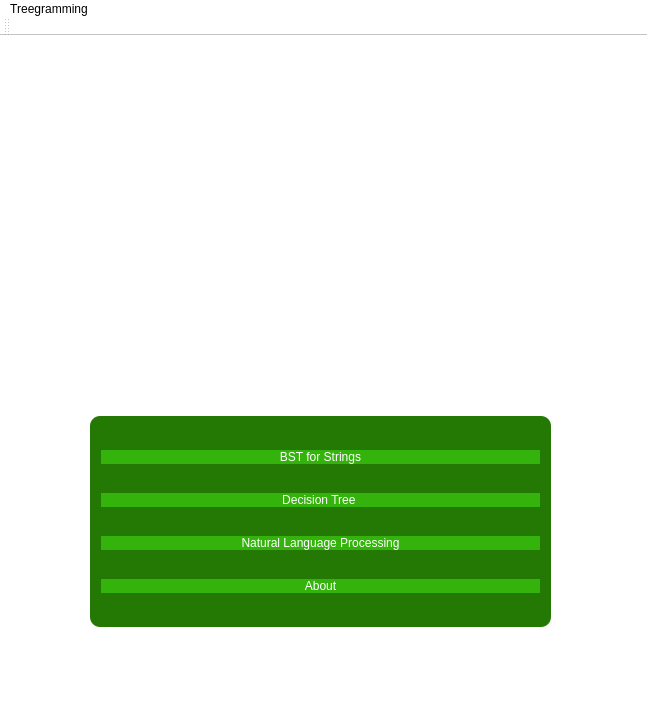
<?xml version="1.0" encoding="UTF-8"?>
<ui version="4.0">
 <class>MainWindow</class>
 <widget class="QMainWindow" name="MainWindow">
  <property name="geometry">
   <rect>
    <x>0</x>
    <y>0</y>
    <width>647</width>
    <height>715</height>
   </rect>
  </property>
  <property name="font">
   <font>
    <family>Gill Sans Ultra Bold</family>
    <pointsize>16</pointsize>
   </font>
  </property>
  <property name="windowTitle">
   <string>MainWindow</string>
  </property>
  <property name="autoFillBackground">
   <bool>false</bool>
  </property>
  <property name="styleSheet">
   <string notr="true">background-color: rgb(255, 255, 255);
font: 16pt &quot;Gill Sans Ultra Bold&quot;;
color: rgb(0, 0, 0);</string>
  </property>
  <widget class="QWidget" name="centralWidget">
   <widget class="QWidget" name="verticalLayoutWidget">
    <property name="geometry">
     <rect>
      <x>90</x>
      <y>380</y>
      <width>461</width>
      <height>211</height>
     </rect>
    </property>
    <property name="styleSheet">
     <string notr="true">border-radius: 10px;
alternate-background-color: rgb(79, 171, 4);
background-color: rgb(35, 121, 4);
color: rgb(255, 255, 255);</string>
    </property>
    <layout class="QVBoxLayout" name="verticalLayout">
     <item>
      <widget class="QPushButton" name="pushButton_2">
       <property name="styleSheet">
        <string notr="true">border-radius: 10px;
background-color: rgb(35, 121, 4);
background-color: rgb(51, 179, 11);
color: rgb(255, 255, 255);</string>
       </property>
       <property name="text">
        <string>BST for Strings</string>
       </property>
      </widget>
     </item>
     <item>
      <widget class="QPushButton" name="pushButton_3">
       <property name="styleSheet">
        <string notr="true">border-radius: 10px;
background-color: rgb(35, 121, 4);
background-color: rgb(51, 179, 11);
color: rgb(255, 255, 255);</string>
       </property>
       <property name="text">
        <string>Decision Tree </string>
       </property>
      </widget>
     </item>
     <item>
      <widget class="QPushButton" name="pushButton_4">
       <property name="styleSheet">
        <string notr="true">border-radius: 10px;
background-color: rgb(35, 121, 4);
background-color: rgb(51, 179, 11);
color: rgb(255, 255, 255);</string>
       </property>
       <property name="text">
        <string>Natural Language Processing</string>
       </property>
      </widget>
     </item>
     <item>
      <widget class="QPushButton" name="pushButton">
       <property name="styleSheet">
        <string notr="true">border-radius: 10px;
background-color: rgb(35, 121, 4);
background-color: rgb(51, 179, 11);
color: rgb(255, 255, 255);</string>
       </property>
       <property name="text">
        <string>About</string>
       </property>
      </widget>
     </item>
    </layout>
   </widget>
   <widget class="QLabel" name="label">
    <property name="geometry">
     <rect>
      <x>130</x>
      <y>0</y>
      <width>361</width>
      <height>371</height>
     </rect>
    </property>
    <property name="text">
     <string/>
    </property>
    <property name="pixmap">
     <pixmap>C:/Users/Muhammad Ahmed/Downloads/1575625496538.png</pixmap>
    </property>
    <property name="scaledContents">
     <bool>true</bool>
    </property>
   </widget>
   <widget class="QLabel" name="label_2">
    <property name="geometry">
     <rect>
      <x>-10</x>
      <y>320</y>
      <width>670</width>
      <height>310</height>
     </rect>
    </property>
    <property name="text">
     <string/>
    </property>
    <property name="pixmap">
     <pixmap>C:/Users/Muhammad Ahmed/Downloads/grass.png</pixmap>
    </property>
    <property name="scaledContents">
     <bool>true</bool>
    </property>
   </widget>
   <zorder>label_2</zorder>
   <zorder>verticalLayoutWidget</zorder>
   <zorder>label</zorder>
  </widget>
  <widget class="QMenuBar" name="menuBar">
   <property name="geometry">
    <rect>
     <x>0</x>
     <y>0</y>
     <width>647</width>
     <height>36</height>
    </rect>
   </property>
   <widget class="QMenu" name="menuTreegramming">
    <property name="title">
     <string>Treegramming</string>
    </property>
   </widget>
   <addaction name="menuTreegramming"/>
  </widget>
  <widget class="QToolBar" name="mainToolBar">
   <attribute name="toolBarArea">
    <enum>TopToolBarArea</enum>
   </attribute>
   <attribute name="toolBarBreak">
    <bool>false</bool>
   </attribute>
  </widget>
  <widget class="QStatusBar" name="statusBar"/>
 </widget>
 <layoutdefault spacing="6" margin="11"/>
 <resources/>
 <connections/>
</ui>
